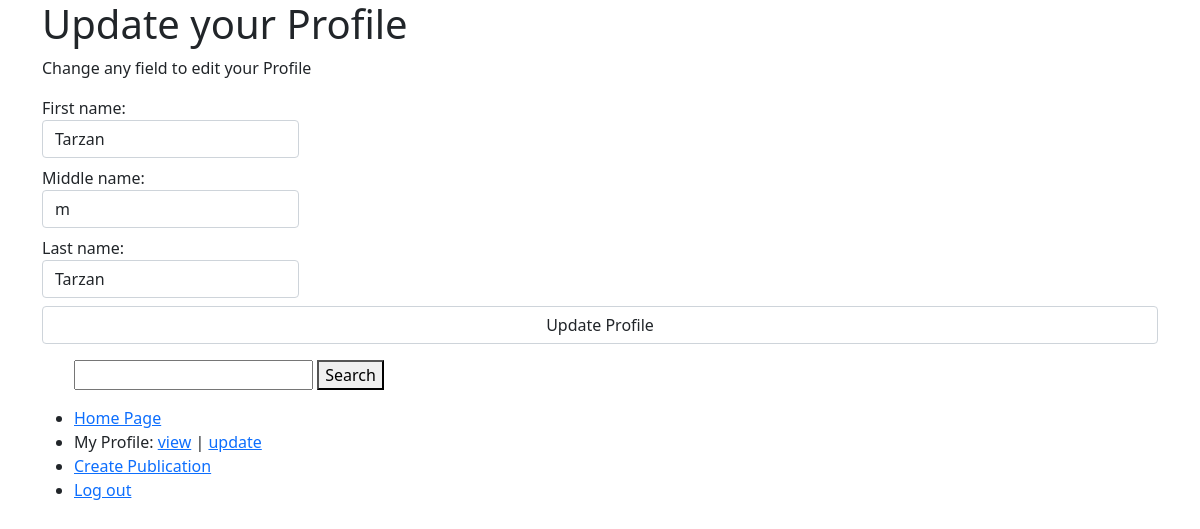
Screenshot of /Profile/update/5 (signed in) with the database file from the repository.
### tables this page shows
CREATE TABLE `profile` (
  `profile_id` int(11) NOT NULL,
  `user_id` int(11) NOT NULL,
  `first_name` varchar(50) NOT NULL,
  `middle_name` varchar(50) DEFAULT NULL,
  `last_name` varchar(50) NOT NULL
);

### app/core/App.php (called while the page is built, shortened)
<?php
		class App {
			private $method = 'index';
			public function __construct() {
				$url = self::parseUrl();
				if (isset($url[0])) {
					unset($url[0]);
				}
				$this->controller = new $this->controller;
				if (isset($url[1])) {
					if (method_exists($this->controller, $url[1]))
						$this->method = $url[1];
					unset($url[1]);
				}
				$this->params = $url ? array_values($url) : [];
				call_user_func_array([$this->controller, $this->method], $this->params);
			}
			private static function parseUrl() {
				if (isset($_GET['url'])) {
					return explode('/',
						filter_var(
							rtrim($_GET['url'], '/'),
							FILTER_SANITIZE_URL)
					);
				}
			}
		}

### index.php (called while the page is built, shortened)
<?php
    new \app\core\App();

### app/models/Profile.php (called while the page is built, shortened)
<?php
    class Profile extends \app\core\Model {
        function get($profile_id) {
            $SQL = 'SELECT * FROM profile WHERE profile_id = :profile_id';
            $STMT = self::$_connection->prepare($SQL);
            $STMT->execute(['profile_id'=> $profile_id]);
            $STMT->setFetchMode(\PDO::FETCH_CLASS, "app\models\Profile");
            return $STMT->fetch();
        }
    }

### app/core/DBConnection.php (called while the page is built, shortened)
<?php
		class DBConnection {
			static $connection = null;
			private function __construct() {
				if (self::$connection == null) {
					$host = 'localhost';
					$DBname = 'assignment2';
					$user = 'root';
					$password = '';
					self::$connection = new \PDO("mysql:host=$host;dbname=$DBname", $user, $password);
				}
			}
			public static function getInstance() {
				return self::$connection;
			}
		}

### app/views/Profile/update.php (the view, shortened to what this page needs)
<html>
    <head>
        <link href="https://cdn.jsdelivr.net/npm/bootstrap@5.1.3/dist/css/bootstrap.min.css" rel="stylesheet">
    </head>
    <body>
        <div class='container'>
            <h1>Update your Profile</h1>
            <p>Change any field to edit your Profile</p>
            <form method='post' action=''>
                <label class='form-label'>First name:<input type='text' name='first_name' class='form-control' value='<?= $data->first_name?>' /></label><br>
                <label class='form-label'>Middle name:<input type='text' name='middle_name' class='form-control' value='<?= $data->middle_name?>' /></label><br>
                <label class='form-label'>Last name:<input type='text' name='last_name' class='form-control' value='<?= $data->last_name?>' /></label><br>
                <input type="submit" name='action' value='Update Profile' class='form-control' />
            </form>
        </div>
    </body>
</html>

### rows the page displays
profile: first_name "Tarzan", middle_name "m", last_name "Tarzan"
